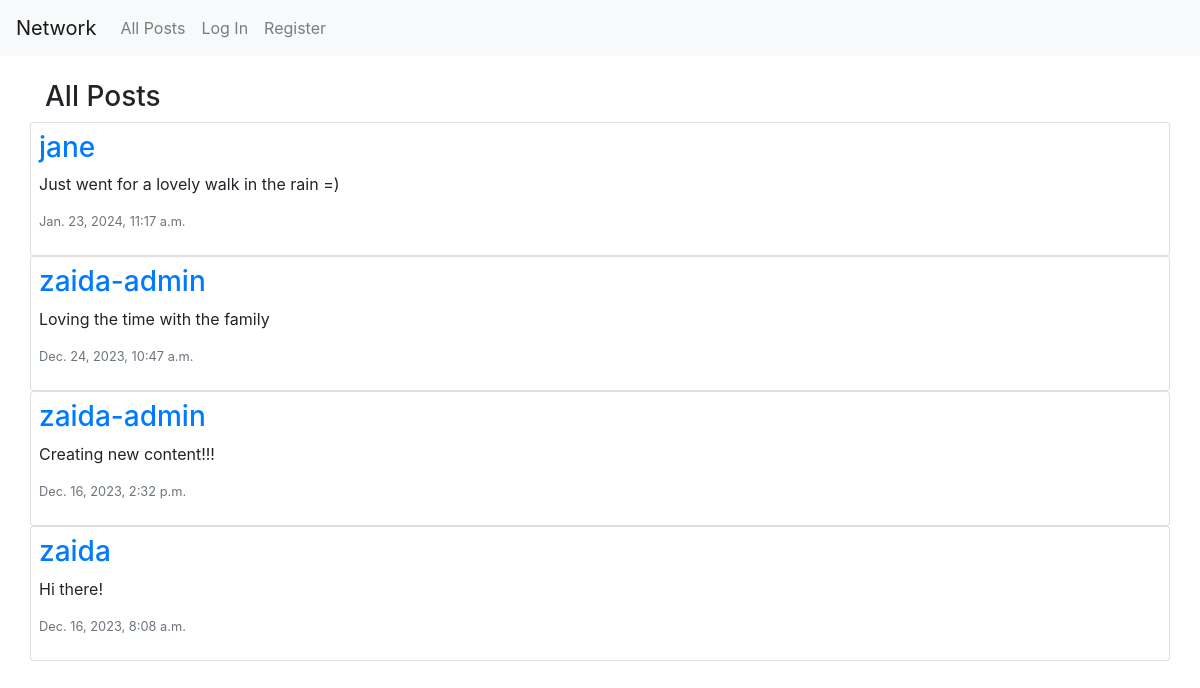
The page / on the database its author committed.
### network/models.py (models this page shows, shortened)
class Post(models.Model):
    user= models.ForeignKey("User", on_delete=models.CASCADE, related_name='posts')
    content = models.CharField(max_length=300)
    timestamp = models.DateTimeField(auto_now_add=True)
    like = models.IntegerField(default=0)

class User(AbstractUser):
    followers= models.ManyToManyField("self", symmetrical=False, related_name='following', blank=True)

### network/views.py (the view)
# urls.py: path("", views.index, name="index"),
def index(request):
    posts = Post.objects.all().order_by('id').reverse()
    paginator = Paginator(posts, 10)
    page_number = request.GET.get('page')
    page_obj = paginator.get_page(page_number)
    allLikes = Like.objects.all()
    postsLiked = []
    try:
        for like in allLikes:
            if like.user.id == request.user.id:
                postsLiked.append(like.post.id)
    except:
        postsLiked = []
    return render(request, "network/index.html", {
        'posts': posts,
        'page_obj': page_obj,
        'postsLiked': postsLiked
    })

### network/templates/network/index.html (shortened to what this page needs)
{% extends "network/layout.html" %} {% load static %} {% block body %}
<div id="title">
  <h3>All Posts</h3>
</div>
<div id="posts-view">
  <div id="all-posts">
    {% for post in page_obj %}
    <div class="row post card p-2">
      <h3>
        <a href="{% url 'profile' user_id=post.user.id%}">{{post.user}}</a>
      </h3>
      <p id="content_{{ post.id }}">{{ post.content }}</p>
      <p class="text-secondary lh-1 small">{{ post.timestamp }}</p>
    </div>
    {% endfor %}
  </div>
</div>
{% endblock %}

### rows shown on the page
Post: user "jane", content "Just went for a lovely walk in the rain =)", timestamp "Jan. 23, 2024, 11:17 a.m."
Post: user "zaida-admin", content "Loving the time with the family", timestamp "Dec. 24, 2023, 10:47 a.m."
Post: user "zaida-admin", content "Creating new content!!!", timestamp "Dec. 16, 2023, 2:32 p.m."
Post: user "zaida", content "Hi there!", timestamp "Dec. 16, 2023, 8:08 a.m."
